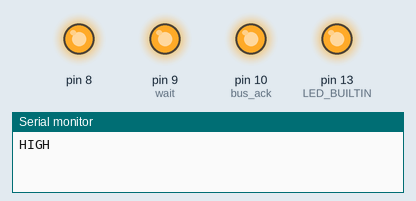
Bench run of a sketch on a simulated Arduino Uno, built with avr-gcc and run on an emulated ATmega328P. On the bench: output pins drawn as LEDs (lit = HIGH), the last lines printed to the serial monitor.

Above: at 0.05 s.
At 6.95 s:
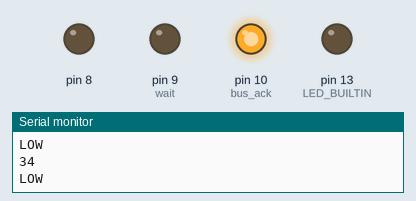
At 12.66 s:
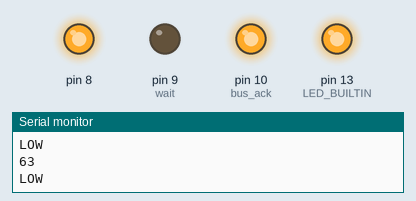
At 25.57 s:
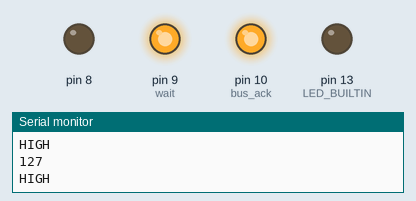
At 31.88 s:
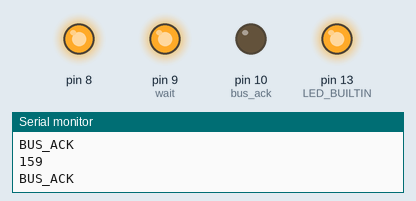
At 38.19 s:
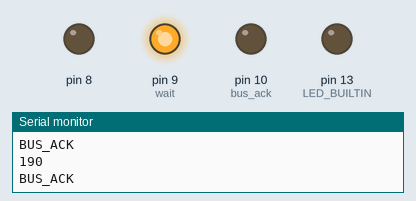
Timing chart, 0 to 40.0 s (numbered marks = the images above):
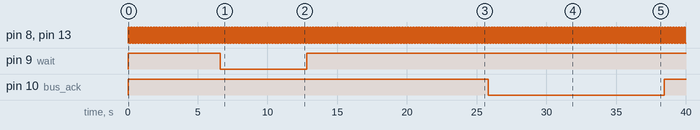

The sketch:

Z80-0x02.ino
```cpp
int wait = 9;
int bus_ack = 10;
int t = 100;
int count;
bool changed;

void setup() {
  pinMode(LED_BUILTIN, OUTPUT);
  pinMode(8, OUTPUT);
  pinMode(wait, OUTPUT);
  pinMode(bus_ack, OUTPUT);
  count = 0;
  changed = false;

  digitalWrite(wait, HIGH);
  Serial.begin(9600);
}

void loop() {
  if ((count > 32) && (count < 64)) {
    digitalWrite(wait, LOW);
    Serial.println("LOW");
  } else if ((count > 128) && (count < 192)){
    digitalWrite(bus_ack, LOW);
    Serial.println("BUS_ACK");
  } else {
    digitalWrite(bus_ack, HIGH);
    digitalWrite(wait, HIGH);
    Serial.println("HIGH");
  }

  digitalWrite(LED_BUILTIN, HIGH);
  digitalWrite(8, HIGH);
  delay(t);
  digitalWrite(LED_BUILTIN, LOW);
  digitalWrite(8, LOW);
  delay(t);

  count++;
  Serial.println(count);
}
```

Measured:
- by itself, pin 8, pin 13 (LED_BUILTIN): alternates HIGH for 0.10 s and LOW for 0.10 s
- by itself, pin 9 (wait): HIGH → LOW at 6.6 s, → HIGH 6.2 s later
- by itself, pin 10 (bus_ack): LOW → HIGH at 0.00 s, → LOW 25.8 s later, → HIGH 12.6 s later
